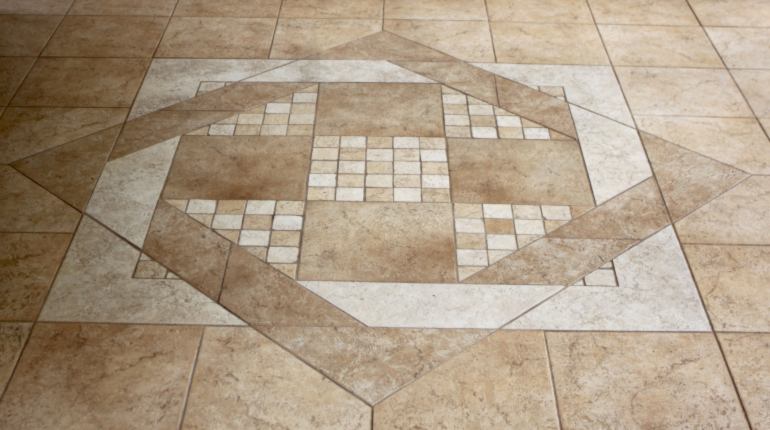
#> input picture HomographyEstimation/images/1-0.png, 1540 x 860 px, found by its file name (shown at 1/2 size)
$ python 1.py
#> lines starting #> are read from the running program, lines starting #| are printed output that depends on the picture; long printed decimals are rounded
import numpy as np
import cv2 as cv

def get_sift_correspondences(img1, img2, kpairs, ratio):

    sift =cv.SIFT_create(sigma=1.8)
    kp1, des1 = sift.detectAndCompute(img1, None)
    kp2, des2 = sift.detectAndCompute(img2, None)
    ############################################3
    matcher = cv.BFMatcher()
    matches = matcher.knnMatch(des1, des2, k=2)
    good_matches = []
    for m, n in matches:
        if m.distance < ratio * n.distance:
            good_matches.append(m)

    ##########################################
    good_matches = sorted(good_matches, key=lambda x: x.distance)

    bestK_matches=[]
    for i in range(kpairs):
        bestK_matches.append(good_matches[i])

    points1 = np.array([kp1[m.queryIdx].pt for m in bestK_matches])
    points2 = np.array([kp2[m.trainIdx].pt for m in bestK_matches])


    img_draw_match = cv.drawMatches(img1, kp1, img2, kp2, bestK_matches, None, flags=cv.DrawMatchesFlags_NOT_DRAW_SINGLE_POINTS)
    scale_percent = 30 # percent of original size
    width = int(img_draw_match.shape[1] * scale_percent / 100)
    height = int(img_draw_match.shape[0] * scale_percent / 100)
    dim = (width, height)

    # resize image
    resized = cv.resize(img_draw_match, dim, interpolation = cv.INTER_AREA)

    cv.imshow('match', resized)
    cv.waitKey(0)


    return points1, points2

def get_homography_matrix(source, destination):

    A = []
    for i in range(len(source)):
        s_x, s_y = source[i]
        d_x, d_y = destination[i]
        #####################################
        A.append([0, 0, 0, -s_x, -s_y, -1, (d_y)*(s_x), (d_y)*(s_y), d_y])
        A.append([s_x, s_y, 1, 0, 0, 0, (-d_x)*(s_x), (-d_x)*(s_y), -d_x])

    #w and vh don't have the same dimension
    U, w, vh=np.linalg.svd(A,full_matrices=True)

    #You just take the last one. You don't have to use vh[:,-1]. They do it for you
    ff=vh[-1]
    result=np.reshape(ff, (3, 3))
    result=result/result[2,2]

    return result


def calerror(homo,npyfile):
    #####################################
    truth = np.load(npyfile)
    #######################
    exp1A=truth[0]
    exp1B=truth[1]

    totalerror=0

    for i in range(len(exp1A)):
        pp=exp1A[i]
        pp=list(pp)
        pp2=exp1B[i]
        pp2=list(pp2)
        ###############
        pp.append(1)
        pp2.append(1)
        ###############
        predict=np.matmul(homo,np.array(pp).transpose())
        newp=[]
        newp.append((predict[0]/predict[2]))
        newp.append((predict[1]/predict[2]))

        error=np.sqrt(((newp[0]-pp2[0])**2+(newp[1]-pp2[1])**2))

        totalerror+=error

    totalerror=totalerror/len(exp1A)

    return totalerror


def normalize(pp):
    x1bar=0
    y1bar=0

    for i in range(len(pp)):

        x1bar+=(pp[i])[0]
        y1bar+=(pp[i])[1]

    x1bar=x1bar/len(pp)
    y1bar=y1bar/len(pp)

    newp1s=[]
    dist1=0

    for i in range(len(pp)):
        temp=[]

        x1dist=(pp[i])[0]-x1bar
        temp.append(x1dist)

        y1dist=(pp[i])[1]-y1bar
        temp.append(y1dist)

        newp1s.append(temp)
        dist1+=np.sqrt((x1dist)**2+(y1dist)**2)

    dist1=dist1/len(pp)

    newp1s=np.array(newp1s)*(np.sqrt(2)/dist1)

    return newp1s

############################################
def myfunction(im0,im1,groundtruth,KPAIRS,RATIO,tonormalize):
    img0 = cv.imread(im0)
    img1 = cv.imread(im1)
    p1, p2 = get_sift_correspondences(img0, img1, KPAIRS, RATIO)

    if tonormalize:
        np1=normalize(p1)
        np2=normalize(p2)

        nhomo=get_homography_matrix(np1,np2)
        T=get_homography_matrix(p1,np1)
        T2=get_homography_matrix(p2,np2)

        homo=np.matmul(np.linalg.inv(T2),np.matmul(nhomo,T))

    else:
        homo=get_homography_matrix(p1,p2)


    error=calerror(homo,groundtruth)

    return error


######################################
aa0='1-0.png'
aa1='1-1.png'
aa2='1-2.png'

groundtruth1='correspondence_01.npy'
groundtruth2='correspondence_02.npy'

ratios=0.71
kpairs=[4,8,20]
#################################
print('Without Normalized:')
tonormalize=False
print('MSE for image A to image B:')
for i in range(len(kpairs)):
    myk=kpairs[i]
    myerror=myfunction(aa0,aa1,groundtruth1,myk,ratios,tonormalize)
#> in myfunction, img0 is the input picture: shape (860, 1540, 3); mean B, G, R 133.3, 155, 172.8
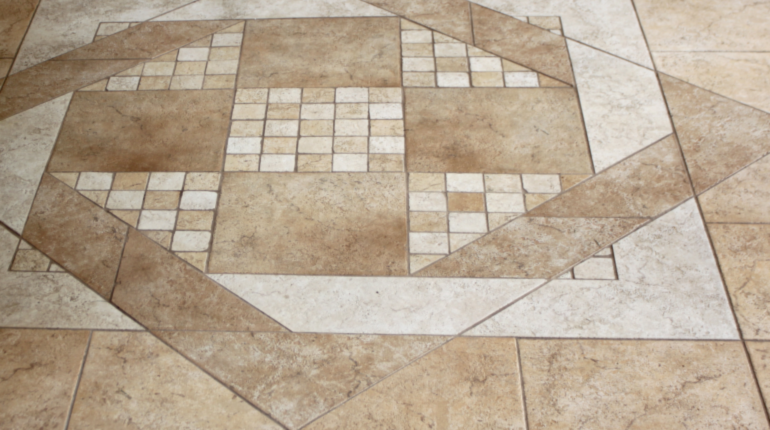
#> input picture HomographyEstimation/images/1-1.png, 1540 x 860 px, found by its file name (shown at 1/2 size)
#> in myfunction, img1 is the input picture: shape (860, 1540, 3); mean B, G, R 147.3, 167.3, 183.4
#> in get_sift_correspondences, `kp1, des1 = sift.detectAndCompute(img1, None)`: kp1 = 2522 keypoints; strongest (x, y, size): (1226, 536, 6), (546, 432, 6.3), (1235, 569, 5), (1500, 853, 5)
#> in get_sift_correspondences, `kp2, des2 = sift.detectAndCompute(img2, None)`: kp2 = 2369 keypoints; strongest (x, y, size): (1147, 555, 5.4), (1234, 555, 6.2), (1223, 494, 5.4), (362, 384, 7.6)
#> in get_sift_correspondences, `matches = matcher.knnMatch(des1, des2, k=2)`: matches = 2522 matches
#> after the loop in get_sift_correspondences, `for m, n in matches:`: good_matches = 1454 matches
#> after the loop in get_sift_correspondences, `for i in range(kpairs):`: bestK_matches = 4 matches
#> in get_sift_correspondences, `points1 = np.array([kp1[m.queryIdx].pt for m in bestK_matches])`: points1 = [[779.4, 571.9], [787, 568], [1259.4, 230.6], [987.2, 406]]
#> in get_sift_correspondences, `points2 = np.array([kp2[m.trainIdx].pt for m in bestK_matches])`: points2 = [[643.6, 560], [654, 555.2], [1293.9, 104.1], [920.1, 344.1]]
#> in get_sift_correspondences, `img_draw_match = cv.drawMatches(img1, kp1, img2, kp2, bestK_matches, N..`:
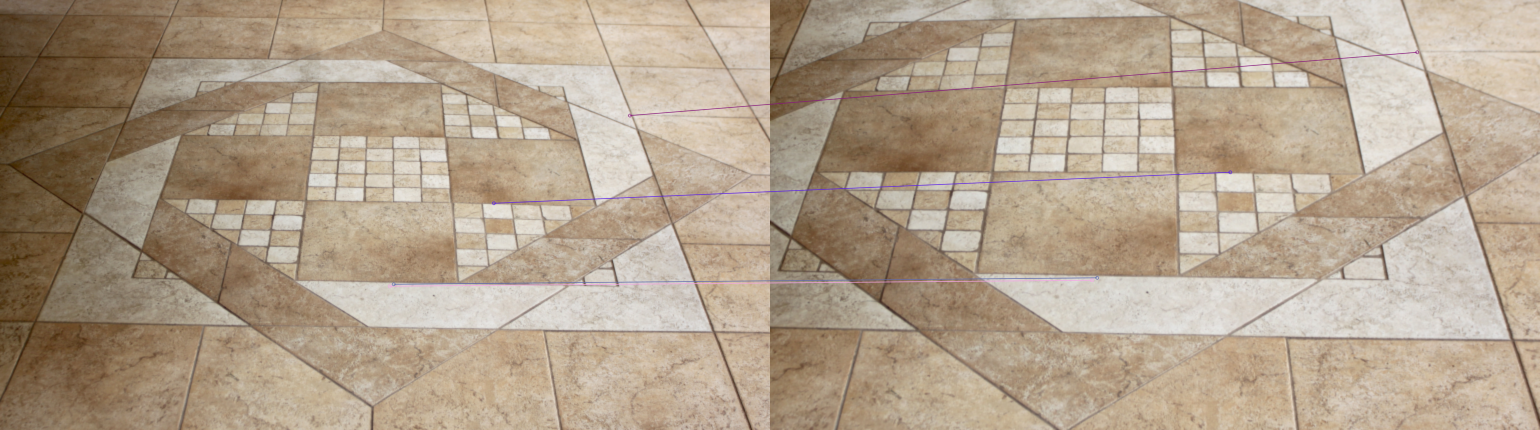
#> img_draw_match: shape (860, 3080, 3) (shown at 1/2 size); mean B, G, R 140.4, 160.9, 178
#> in get_sift_correspondences, `resized = cv.resize(img_draw_match, dim, interpolation = cv.INTER_AREA)`:
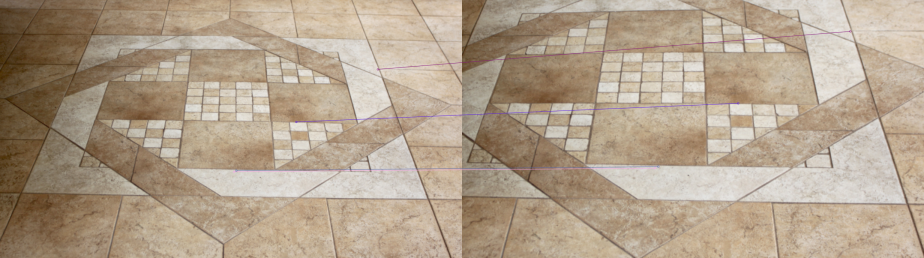
#> resized: shape (258, 924, 3); mean B, G, R 140.4, 160.9, 178
#> in myfunction, `p1, p2 = get_sift_correspondences(img0, img1, KPAIRS, RATIO)`: p1 has the same summary as points1 in get_sift_correspondences; p2 has the same summary as points2 in get_sift_correspondences
#> the loop in get_homography_matrix, `for i in range(len(source)):` made 4 passes
#> (s_x, s_y, d_x, d_y) on passes 1 to 4: (779.4, 571.9, 643.6, 560), (787, 568, 654, 555.2), (1259.4, 230.6, 1293.9, 104.1), (987.2, 406, 920.1, 344.1)
#> after the loop in get_homography_matrix, `for i in range(len(source)):`: A = 8 items
#> in get_homography_matrix, `U, w, vh=np.linalg.svd(A,full_matrices=True)`: w = [2247551.3, 428433.2, 2043.9, 701.5, 81.03, 15.23, 0.22, 0.00123]
#> in get_homography_matrix, `ff=vh[-1]`: ff = [-0.000406, -0.000815, 0.843, -0.00035, -0.000371, 0.538, -7.31e-07, -1.08e-06, 0.00128]
#> in get_homography_matrix, `result=np.reshape(ff, (3, 3))`: result = [[-0.000406, -0.000815, 0.843], [-0.00035, -0.000371, 0.538], [-7.31e-07, -1.08e-06, 0.00128]]
#> in get_homography_matrix, `result=result/result[2,2]`: result = [[-0.317, -0.636, 658.1], [-0.273, -0.29, 420.1], [-0.000571, -0.000842, 1]]
#> in myfunction, `homo=get_homography_matrix(p1,p2)`: homo has the same summary as result in get_homography_matrix
#> (reads HomographyEstimation/groundtruth_correspondences/correspondence_01.npy from the repository)
#> the loop in calerror, `for i in range(len(exp1A)):` made 100 passes
#> (predict, error, totalerror) on passes 1 to 12: ([-43.89, 11.63, -0.033], 1410.7, 1410.7), ([73.29, 44.21, 0.0975], 19.06, 1429.7), ([401.4, 232.6, 0.577], 512.5, 1942.2), ([225.6, 74.26, 0.253], 444.7, 2386.9), ([41.88, 100.3, 0.139], 290.5, 2677.4), ([-127.4, -122.1, -0.256], 1002.1, 3679.5), ([268.5, 89.86, 0.305], 572.2, 4251.8), ([-6.47, -38.77, -0.0629], 1131, 5382.8), ([-218.1, -150.7, -0.361], 814.9, 6197.7), ([96.71, 27.72, 0.0965], 19.56, 6217.2), ([-73.45, -2.5, -0.0729], 955.6, 7172.9), ([413, 306.6, 0.674], 890.9, 8063.8)
#> after the loop in calerror, `for i in range(len(exp1A)):`: totalerror = 78958.4
#> in calerror, `totalerror=totalerror/len(exp1A)`: totalerror = 789.6
#> myerror = 789.6
    print(f"k= {myk}, error= {myerror}")
#| k= 4, error= 789.584
    print('')


print('Without Normalized:')
tonormalize=False
print('MSE for image A to image C:')
for i in range(len(kpairs)):
    myk=kpairs[i]
    myerror=myfunction(aa0,aa2,groundtruth2,myk,ratios,tonormalize)
#> call 4 of myfunction, with im0 = '1-0.png', im1 = '1-2.png', groundtruth = 'correspondence_02.npy', KPAIRS = 4, RATIO = 0.71, tonormalize = False
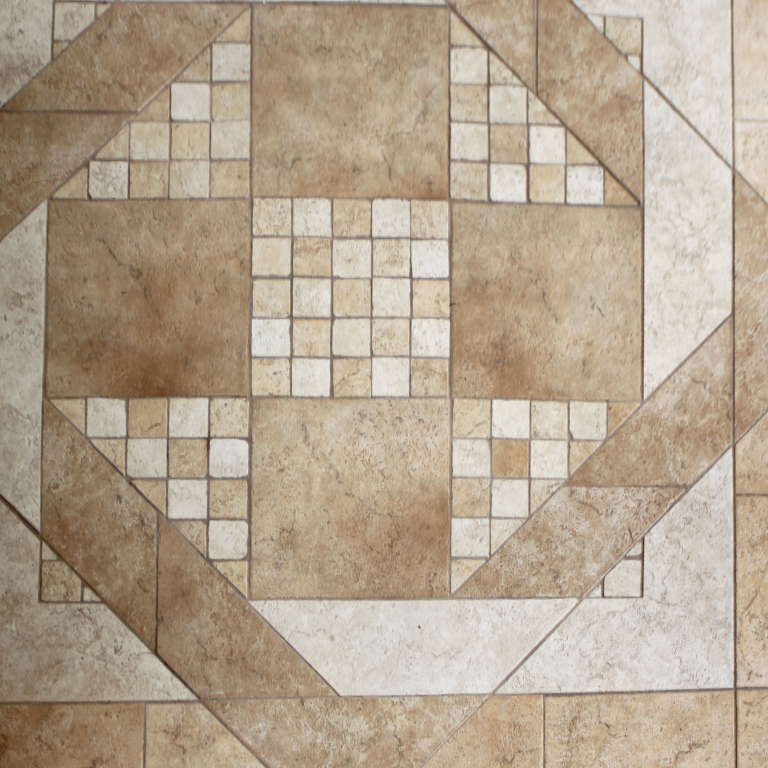
#> input picture HomographyEstimation/images/1-2.png, 768 x 768 px, found by its file name
#> in myfunction, img1 is the input picture: shape (768, 768, 3); mean B, G, R 143.6, 163.7, 179.7
#> call 4 of get_sift_correspondences, with kpairs = 4, ratio = 0.71
#> in get_sift_correspondences (call 4), `img_draw_match = cv.drawMatches(img1, kp1, img2, kp2, bestK_matches, N..`:
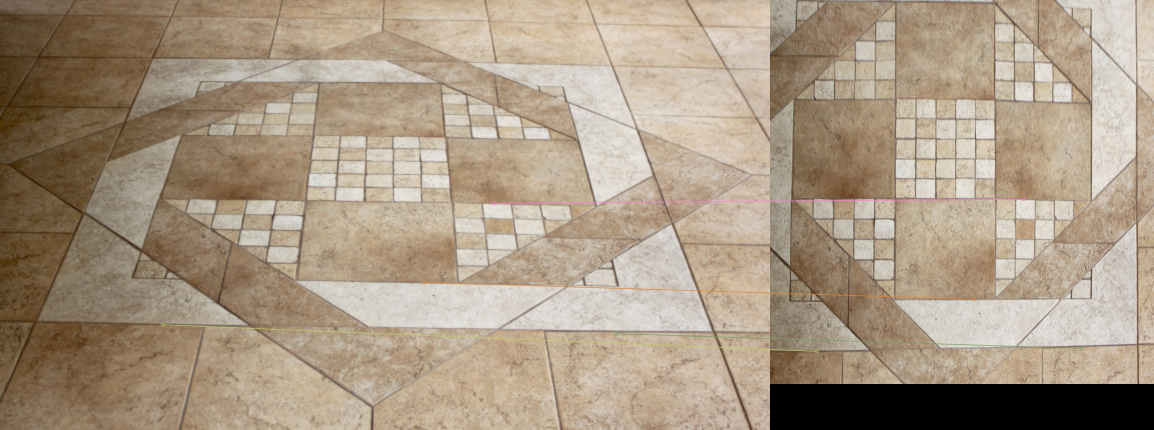
#> img_draw_match: shape (860, 2308, 3) (shown at 1/2 size); mean B, G, R 131.6, 152.1, 168.8
#> in get_sift_correspondences (call 4), `resized = cv.resize(img_draw_match, dim, interpolation = cv.INTER_AREA)`:
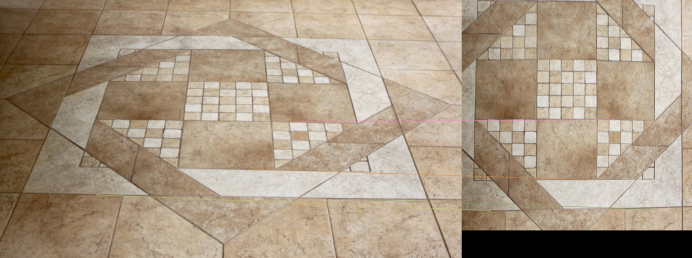
#> resized: shape (258, 692, 3); mean B, G, R 131.6, 152.1, 168.8
#> (reads HomographyEstimation/groundtruth_correspondences/correspondence_02.npy from the repository)
    print(f"k= {myk}, error= {myerror}")
#| k= 4, error= 5.108
    print('')
print('###################################')

print('Normalized:')
tonormalize=True
print('MSE for image A to image B:')
for i in range(len(kpairs)):
    myk=kpairs[i]
    myerror=myfunction(aa0,aa1,groundtruth1,myk,ratios,tonormalize)
#> the loop in normalize, `for i in range(len(pp)): ` made 4 passes
#> the loop in normalize, `for i in range(len(pp)):` made 4 passes
#> the loop in normalize (call 2), `for i in range(len(pp)): ` made 4 passes
#> the loop in normalize (call 2), `for i in range(len(pp)):` made 4 passes
    print(f"k= {myk}, error= {myerror}")
#| k= 4, error= 789.584
    print('')


print('Normalized:')
tonormalize=True
print('MSE for image A to image C:')
for i in range(len(kpairs)):
    myk=kpairs[i]
    myerror=myfunction(aa0,aa2,groundtruth2,myk,ratios,tonormalize)
    print(f"k= {myk}, error= {myerror}")
#| k= 4, error= 5.108
    print('')
